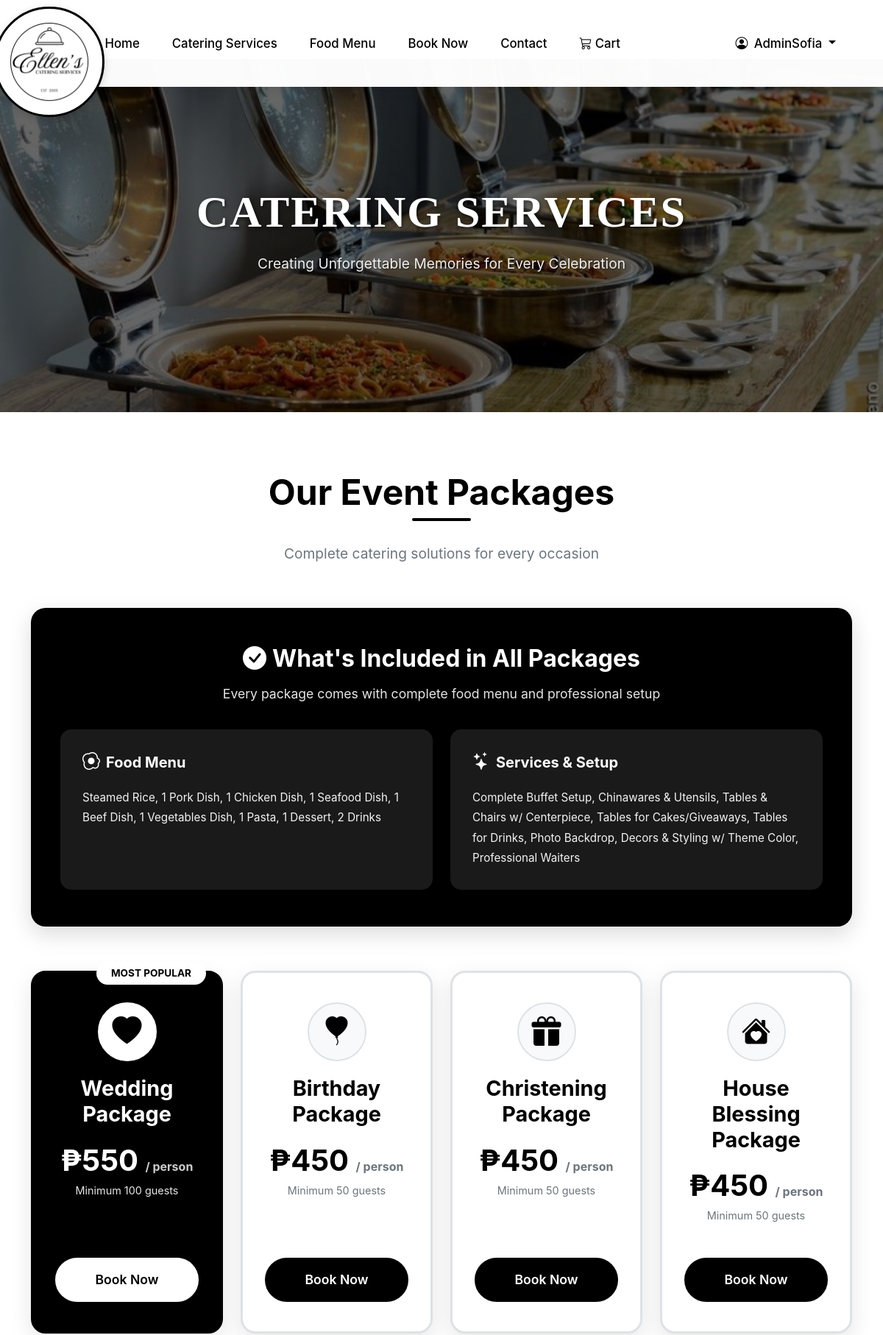
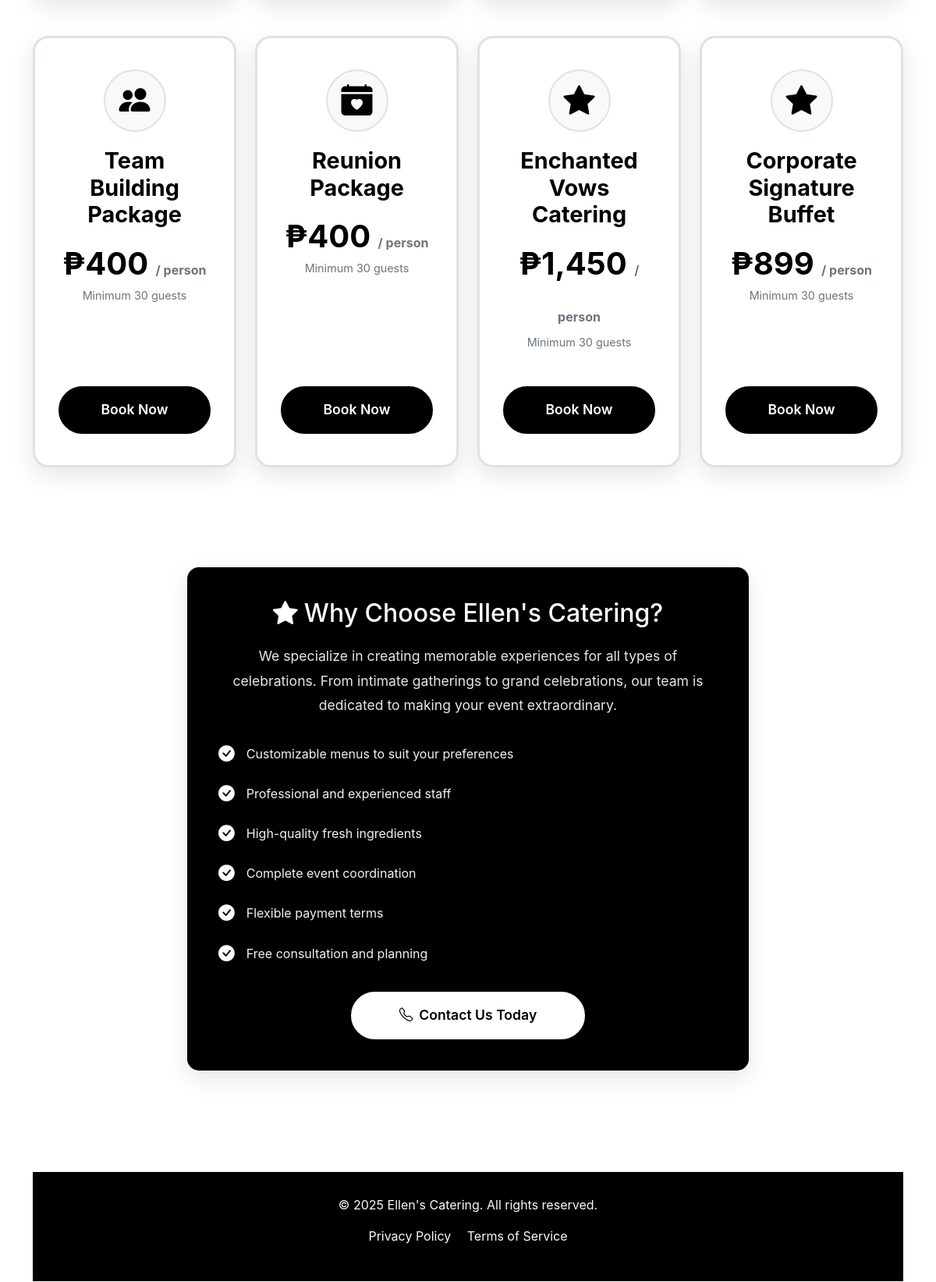
The page /services.php (signed in, upper part) on the database its author committed (2 pictures, top to bottom).
### tables this page shows
CREATE TABLE `services` (
  `ServiceID` int(11) NOT NULL,
  `ServiceName` varchar(100) NOT NULL,
  `ServiceType` enum('wedding','birthday','christening','house_blessing','team_building','reunion','corporate','other') NOT NULL DEFAULT 'other',
  `PricePerPerson` decimal(10,2) NOT NULL,
  `MinimumGuests` int(11) DEFAULT 30,
  `Description` text DEFAULT NULL,
  `ImageURL` varchar(255) DEFAULT NULL,
  `IconClass` varchar(50) DEFAULT 'bi-star-fill' COMMENT 'Bootstrap icon class',
  `Inclusions` text DEFAULT NULL COMMENT 'JSON array of service inclusions',
  `IsPopular` tinyint(1) NOT NULL DEFAULT 0,
  `IsActive` tinyint(1) NOT NULL DEFAULT 1,
  `DisplayOrder` int(11) DEFAULT 0,
  `CreatedAt` timestamp NOT NULL DEFAULT current_timestamp(),
  `UpdatedAt` timestamp NOT NULL DEFAULT current_timestamp() ON UPDATE current_timestamp()
);

### includes/security.php (called while the page is built, shortened)
<?php
function isLoggedIn() {
    return isset($_SESSION['user_role']) &&
           (isset($_SESSION['client_id']) || isset($_SESSION['admin_id']));
}
function isAdmin() {
    return isset($_SESSION['user_role']) &&
           $_SESSION['user_role'] === 'admin' &&
           isset($_SESSION['admin_id']);
}
function isClient() {
    return isset($_SESSION['user_role']) &&
           $_SESSION['user_role'] === 'client' &&
           isset($_SESSION['client_id']);
}
function getUserName() {
    if (isClient()) {
        return $_SESSION['client_name'] ?? 'Guest';
    } elseif (isAdmin()) {
        return $_SESSION['admin_name'] ?? 'Admin';
    }
    return 'Guest';
}
?>

### services.php (the view, shortened to what this page needs)
<?php
require_once 'includes/security.php';
$isLoggedIn = isLoggedIn();
$clientName = getUserName();
$conn = getDB();
$servicesQuery = "SELECT * FROM services WHERE IsActive = 1 ORDER BY DisplayOrder ASC, ServiceID ASC";
$servicesResult = $conn->query($servicesQuery);
$services = [];
if ($servicesResult && $servicesResult->num_rows > 0) {
    while ($row = $servicesResult->fetch_assoc()) {
        $services[] = $row;
    }
}
?>
<!DOCTYPE html>
<html lang="en">
<head>
    <link href="https://cdn.jsdelivr.net/npm/bootstrap@5.3.3/dist/css/bootstrap.min.css" rel="stylesheet">
    <link href="https://cdn.jsdelivr.net/npm/bootstrap-icons@1.11.1/font/bootstrap-icons.css" rel="stylesheet">
</head>
<body>
    <nav class="navbar navbar-expand-lg">
    <div class="container">
        <a class="navbar-brand" href="index.php">
            <img src="ellenLogo_removebg-preview.png" alt="Ellen's Catering Logo">
        </a>
        <div class="collapse navbar-collapse" id="nav">
            <ul class="navbar-nav mx-auto mb-2 mb-lg-0">
                <li class="nav-item">
                    <a href="index.php" class="nav-link active">Home</a>
                </li>
                <li class="nav-item">
                    <a href="services.php" class="nav-link">Catering Services</a>
                </li>
                <li class="nav-item">
                    <a href="food_menu.php" class="nav-link">Food Menu</a>
                </li>
                <li class="nav-item"><a href="manage_booking.php" class="nav-link">Book Now</a></li>
                <li class="nav-item"><a href="contact.php" class="nav-link">Contact</a></li>
                <li class="nav-item">
    <a href="view_cart.php" class="nav-link position-relative">
        <i class="bi bi-cart3"></i> Cart
    </a>
</li>
            </ul>
            <ul class="navbar-nav mb-2 mb-lg-0">
                <?php if ($isLoggedIn): ?>
                    <li class="nav-item dropdown">
                        <a class="nav-link dropdown-toggle" href="#" id="profileDropdown" role="button" data-bs-toggle="dropdown">
                            <i class="bi bi-person-circle me-1"></i> <?= htmlspecialchars($clientName) ?>
                        </a>
                    </li>
                <?php else: ?>
                    <li class="nav-item"><a href="login_dashboard.php" class="nav-link">Login</a></li>
                <?php endif; ?>
            </ul>
        </div>
    </div>
</nav>
    <section class="hero">
        <div class="hero-content">
            <h1>Catering Services</h1>
            <p>Creating Unforgettable Memories for Every Celebration</p>
        </div>
    </section>
    <section class="services-section">
        <div class="container">
            <div class="section-header">
                <h2>Our Event Packages</h2>
                <p>Complete catering solutions for every occasion</p>
            </div>
            <div class="row" style="margin-bottom: 60px; margin-top: 40px;">
                <div class="col-12">
                    <div style="background: var(--primary-dark); color: white; border-radius: 20px; padding: 50px 40px; box-shadow: 0 10px 30px rgba(0,0,0,0.15);">
                        <div class="text-center" style="margin-bottom: 35px;">
                            <h3 style="font-size: 2rem; font-weight: 700; margin-bottom: 15px;">
                                <i class="bi bi-check-circle-fill me-2"></i>What's Included in All Packages
                            </h3>
                            <p style="color: rgba(255,255,255,0.9); font-size: 1.1rem; margin: 0;">
                                Every package comes with complete food menu and professional setup
                            </p>
                        </div>
                        <div class="row g-4">
                            <div class="col-md-6">
                                <div style="background: rgba(255,255,255,0.1); border-radius: 15px; padding: 30px; height: 100%;">
                                    <h5 style="color: white; font-weight: 700; margin-bottom: 20px; display: flex; align-items: center;">
                                        <i class="bi bi-egg-fried me-2" style="font-size: 1.5rem;"></i> Food Menu
                                    </h5>
                                    <p style="color: rgba(255,255,255,0.95); font-size: 0.95rem; line-height: 1.8; margin: 0;">
                                        Steamed Rice, 1 Pork Dish, 1 Chicken Dish, 1 Seafood Dish, 1 Beef Dish, 1 Vegetables Dish, 1 Pasta, 1 Dessert, 2 Drinks
                                    </p>
                                </div>
                            </div>
                            <div class="col-md-6">
                                <div style="background: rgba(255,255,255,0.1); border-radius: 15px; padding: 30px; height: 100%;">
                                    <h5 style="color: white; font-weight: 700; margin-bottom: 20px; display: flex; align-items: center;">
                                        <i class="bi bi-stars me-2" style="font-size: 1.5rem;"></i> Services & Setup
                                    </h5>
                                    <p style="color: rgba(255,255,255,0.95); font-size: 0.95rem; line-height: 1.8; margin: 0;">
                                        Complete Buffet Setup, Chinawares & Utensils, Tables & Chairs w/ Centerpiece, Tables for Cakes/Giveaways, Tables for Drinks, Photo Backdrop, Decors & Styling w/ Theme Color, Professional Waiters
                                    </p>
                                </div>
                            </div>
                        </div>
                    </div>
                </div>
            </div>
<div class="row g-4 mb-5">
    <?php if (!empty($services)): ?>
        <?php foreach ($services as $index => $service): ?>
            <?php
                $isPopular = $service['IsPopular'] == 1;
                $cardClass = $isPopular ? 'package-card featured' : 'package-card';
            ?>
            <div class="col-lg-3 col-md-6">
                <div class="<?= $cardClass ?>">
                    <div class="package-icon">
                        <i class="<?= htmlspecialchars($service['IconClass']) ?>"></i>
                    </div>
                    <h4><?= htmlspecialchars($service['ServiceName']) ?></h4>
                    <div class="package-price">
                        ₱<?= number_format($service['PricePerPerson'], 0) ?>
                        <span>/ person</span>
                    </div>
                    <p style="text-align: center; <?= !$isPopular ? 'color: var(--medium-gray);' : '' ?> font-size: 0.9rem; margin-top: -10px;">
                        Minimum <?= number_format($service['MinimumGuests']) ?> guests
                    </p>
                    <a href="manage_booking.php?package=<?= urlencode($service['ServiceName']) ?>" class="cta-button">Book Now</a>
                </div>
            </div>
            <?php
                if (($index + 1) % 4 == 0 && ($index + 1) < count($services)):
            ?>
                </div><div class="row g-4 mb-5">
            <?php endif; ?>
        <?php endforeach; ?>
    <?php endif; ?>
</div>
    <section class="info-section">
        <div class="container">
            <div class="row">
                <div class="col-lg-8 mx-auto">
                    <div class="info-box text-center">
                        <h3><i class="bi bi-star-fill me-2"></i>Why Choose Ellen's Catering?</h3>
                        <p>
                            We specialize in creating memorable experiences for all types of celebrations.
                            From intimate gatherings to grand celebrations, our team is dedicated to making
                            your event extraordinary.
                        </p>
                        <ul>
                            <li><i class="bi bi-check-circle-fill"></i> Customizable menus to suit your preferences</li>
                            <li><i class="bi bi-check-circle-fill"></i> Professional and experienced staff</li>
                            <li><i class="bi bi-check-circle-fill"></i> High-quality fresh ingredients</li>
                            <li><i class="bi bi-check-circle-fill"></i> Complete event coordination</li>
                            <li><i class="bi bi-check-circle-fill"></i> Flexible payment terms</li>
                            <li><i class="bi bi-check-circle-fill"></i> Free consultation and planning</li>
                        </ul>
                        <div class="mt-4">
                            <a href="contact.php" class="cta-button" style="background: white; color: var(--primary-dark); max-width: 300px; margin: 0 auto; display: block; border-color: white;">
                                <i class="bi bi-telephone me-2"></i>Contact Us Today
                            </a>
                        </div>
                    </div>
                </div>
            </div>
        </div>
    </section>
    <footer>
        <div class="container">
            <p>&copy; 2025 Ellen's Catering. All rights reserved.</p>
            <p class="mt-2">
                <a href="privacy.php" class="me-3">Privacy Policy</a>
                <a href="terms.php">Terms of Service</a>
            </p>
        </div>
    </footer>
</body>
</html>

### rows shown on the page
services: ServiceName "Wedding Package", PricePerPerson "550", MinimumGuests "100"
services: ServiceName "Birthday Package", PricePerPerson "450", MinimumGuests "50"
services: ServiceName "Christening Package", PricePerPerson "450", MinimumGuests "50"
services: ServiceName "House Blessing Package", PricePerPerson "450", MinimumGuests "50"
services: ServiceName "Team Building Package", PricePerPerson "400", MinimumGuests "30"
services: ServiceName "Reunion Package", PricePerPerson "400", MinimumGuests "30"
services: ServiceName "Enchanted Vows Catering", PricePerPerson "1,450", MinimumGuests "30"
services: ServiceName "Corporate Signature Buffet", PricePerPerson "899", MinimumGuests "30"

### other values the page prints
$clientName "AdminSofia"
